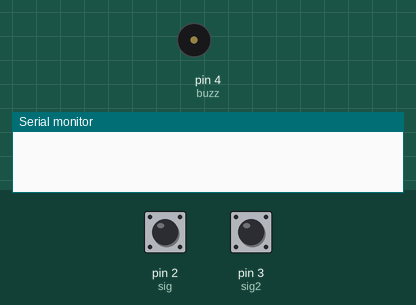
A sketch run on a simulated Arduino Uno, built with avr-gcc and run on an emulated ATmega328P. On the bench: buzzer (waves = sounding, pin HIGH), the last lines printed to the serial monitor. Inputs (shaded band) come from the test bench; at power-on: pin 2 (sig) HIGH, pin 3 (sig2) HIGH.

Above: at 1.2 s.
1.3 s: pin 2 (sig) pulled LOW for 0.15 s
2.9 s: pin 2 (sig) pulsed LOW 5 times (0.12 s each, 0.3 s apart)
At 4.25 s:
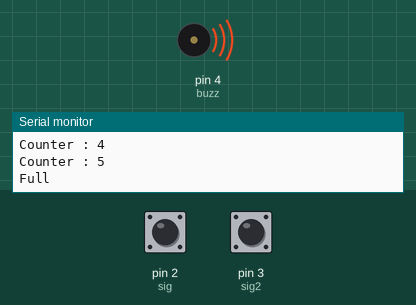
Timing chart, 0 to 5.9 s (numbered marks = the images above; inputs shaded):
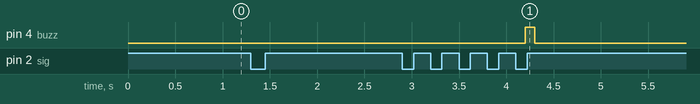

The sketch:

counter.ino
```cpp
int sig = 2;
int sig2 = 3;
int buzz = 4 ;
int counter = 1;
int d_limit = 100;
int r_sig;
int r_sig2;
int full = 5;
void setup() {
  // put your setup code here, to run once:
  Serial.begin(9600);
  pinMode(sig, INPUT_PULLUP);
  pinMode(sig2, INPUT_PULLUP);
  pinMode(buzz, OUTPUT);
}

void loop() {
  // put your main code here, to run repeatedly:
  r_sig = digitalRead(sig);
  r_sig2 = digitalRead(sig2);
  delay(d_limit);

  if(r_sig == 0){
    if (counter > full) {
      digitalWrite(buzz, HIGH);
      Serial.println("Full");
      delay(100);
      digitalWrite(buzz, LOW);
    } else {
      Serial.print("Counter : ");
      Serial.println(counter++);
    }
    while(r_sig != 1){
      r_sig = digitalRead(sig);
      delay(d_limit);
    }
  }

  if(r_sig2 == 0){
    Serial.print("Counter : ");
    Serial.println(counter--);
    while(r_sig2 != 1){
      r_sig2 = digitalRead(sig2);
      delay(d_limit);
    }
  }
}
```

Measured:
- after the input at 2.9 s, pin 4 (buzz): LOW → HIGH after 1.3 s, → LOW 0.10 s later
